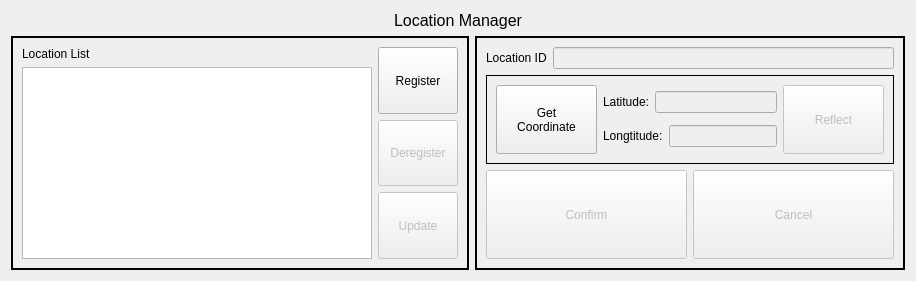
       <widget class="QWidget" name="locationManagerPage">
        <layout class="QVBoxLayout" name="verticalLayout_26">
         <item>
          <layout class="QVBoxLayout" name="verticalLayout_7">
           <item>
            <widget class="QLabel" name="locManLabel">
             <property name="font">
              <font>
               <pointsize>12</pointsize>
              </font>
             </property>
             <property name="text">
              <string>Location Manager</string>
             </property>
             <property name="alignment">
              <set>Qt::AlignCenter</set>
             </property>
            </widget>
           </item>
           <item>
            <layout class="QHBoxLayout" name="horizontalLayout_6">
             <item>
              <widget class="QFrame" name="frame">
               <property name="sizePolicy">
                <sizepolicy hsizetype="Expanding" vsizetype="Preferred">
                 <horstretch>0</horstretch>
                 <verstretch>0</verstretch>
                </sizepolicy>
               </property>
               <property name="frameShape">
                <enum>QFrame::WinPanel</enum>
               </property>
               <layout class="QHBoxLayout" name="horizontalLayout_48">
                <item>
                 <layout class="QHBoxLayout" name="horizontalLayout_47">
                  <item>
                   <layout class="QVBoxLayout" name="verticalLayout_8">
                    <item>
                     <layout class="QHBoxLayout" name="horizontalLayout_9">
                      <item>
                       <widget class="QLabel" name="locTableLabel">
                        <property name="text">
                         <string>Location List</string>
                        </property>
                       </widget>
                      </item>
                     </layout>
                    </item>
                    <item>
                     <widget class="QTableWidget" name="locTableWidget">
                      <property name="sizePolicy">
                       <sizepolicy hsizetype="Expanding" vsizetype="Expanding">
                        <horstretch>0</horstretch>
                        <verstretch>0</verstretch>
                       </sizepolicy>
                      </property>
                      <property name="minimumSize">
                       <size>
                        <width>350</width>
                        <height>0</height>
                       </size>
                      </property>
                     </widget>
                    </item>
                   </layout>
                  </item>
                  <item>
                   <layout class="QVBoxLayout" name="verticalLayout_6">
                    <item>
                     <widget class="QPushButton" name="locRegBtn">
                      <property name="enabled">
                       <bool>true</bool>
                      </property>
                      <property name="sizePolicy">
                       <sizepolicy hsizetype="Fixed" vsizetype="Expanding">
                        <horstretch>0</horstretch>
                        <verstretch>0</verstretch>
                       </sizepolicy>
                      </property>
                      <property name="acceptDrops">
                       <bool>false</bool>
                      </property>
                      <property name="text">
                       <string>Register</string>
                      </property>
                      <property name="checkable">
                       <bool>false</bool>
                      </property>
                     </widget>
                    </item>
                    <item>
                     <widget class="QPushButton" name="locDeregBtn">
                      <property name="enabled">
                       <bool>false</bool>
                      </property>
                      <property name="sizePolicy">
                       <sizepolicy hsizetype="Fixed" vsizetype="Expanding">
                        <horstretch>0</horstretch>
                        <verstretch>0</verstretch>
                       </sizepolicy>
                      </property>
                      <property name="text">
                       <string>Deregister</string>
                      </property>
                     </widget>
                    </item>
                    <item>
                     <widget class="QPushButton" name="locUpdateBtn">
                      <property name="enabled">
                       <bool>false</bool>
                      </property>
                      <property name="sizePolicy">
                       <sizepolicy hsizetype="Fixed" vsizetype="Expanding">
                        <horstretch>0</horstretch>
                        <verstretch>0</verstretch>
                       </sizepolicy>
                      </property>
                      <property name="text">
                       <string>Update</string>
                      </property>
                     </widget>
                    </item>
                   </layout>
                  </item>
                 </layout>
                </item>
               </layout>
              </widget>
             </item>
             <item>
              <widget class="QFrame" name="frame">
               <property name="minimumSize">
                <size>
                 <width>430</width>
                 <height>0</height>
                </size>
               </property>
               <property name="maximumSize">
                <size>
                 <width>430</width>
                 <height>16777215</height>
                </size>
               </property>
               <property name="frameShape">
                <enum>QFrame::WinPanel</enum>
               </property>
               <layout class="QVBoxLayout" name="verticalLayout_5">
                <item>
                 <layout class="QHBoxLayout" name="horizontalLayout_7">
                  <item>
                   <widget class="QLabel" name="locIdLabel">
                    <property name="sizePolicy">
                     <sizepolicy hsizetype="Fixed" vsizetype="Preferred">
                      <horstretch>0</horstretch>
                      <verstretch>0</verstretch>
                     </sizepolicy>
                    </property>
                    <property name="text">
                     <string>Location ID</string>
                    </property>
                   </widget>
                  </item>
                  <item>
                   <widget class="QLineEdit" name="locIdEdit">
                    <property name="enabled">
                     <bool>false</bool>
                    </property>
                    <property name="sizePolicy">
                     <sizepolicy hsizetype="Preferred" vsizetype="Fixed">
                      <horstretch>0</horstretch>
                      <verstretch>0</verstretch>
                     </sizepolicy>
                    </property>
                   </widget>
                  </item>
                 </layout>
                </item>
                <item>
                 <widget class="QFrame" name="frame_2">
                  <property name="frameShape">
                   <enum>QFrame::Panel</enum>
                  </property>
                  <layout class="QVBoxLayout" name="verticalLayout_35">
                   <item>
                    <layout class="QHBoxLayout" name="horizontalLayout_5">
                     <item>
                      <widget class="QPushButton" name="LLGetCoordBtn">
                       <property name="sizePolicy">
                        <sizepolicy hsizetype="Preferred" vsizetype="Expanding">
                         <horstretch>0</horstretch>
                         <verstretch>0</verstretch>
                        </sizepolicy>
                       </property>
                       <property name="text">
                        <string>Get
Coordinate</string>
                       </property>
                      </widget>
                     </item>
                     <item>
                      <layout class="QVBoxLayout" name="verticalLayout_34">
                       <item>
                        <layout class="QHBoxLayout" name="horizontalLayout_3">
                         <item>
                          <widget class="QLabel" name="locLatLabel">
                           <property name="sizePolicy">
                            <sizepolicy hsizetype="Fixed" vsizetype="Preferred">
                             <horstretch>0</horstretch>
                             <verstretch>0</verstretch>
                            </sizepolicy>
                           </property>
                           <property name="text">
                            <string>Latitude:</string>
                           </property>
                          </widget>
                         </item>
                         <item>
                          <widget class="QLineEdit" name="locLatEdit">
                           <property name="enabled">
                            <bool>false</bool>
                           </property>
                           <property name="sizePolicy">
                            <sizepolicy hsizetype="Preferred" vsizetype="Fixed">
                             <horstretch>0</horstretch>
                             <verstretch>0</verstretch>
                            </sizepolicy>
                           </property>
                          </widget>
                         </item>
                        </layout>
                       </item>
                       <item>
                        <layout class="QHBoxLayout" name="horizontalLayout_4">
                         <item>
                          <widget class="QLabel" name="locLongLabel">
                           <property name="sizePolicy">
                            <sizepolicy hsizetype="Fixed" vsizetype="Preferred">
                             <horstretch>0</horstretch>
                             <verstretch>0</verstretch>
                            </sizepolicy>
                           </property>
                           <property name="text">
                            <string>Longtitude:</string>
                           </property>
                          </widget>
                         </item>
                         <item>
                          <widget class="QLineEdit" name="locLongEdit">
                           <property name="enabled">
                            <bool>false</bool>
                           </property>
                           <property name="sizePolicy">
                            <sizepolicy hsizetype="Preferred" vsizetype="Fixed">
                             <horstretch>0</horstretch>
                             <verstretch>0</verstretch>
                            </sizepolicy>
                           </property>
                          </widget>
                         </item>
                        </layout>
                       </item>
                      </layout>
                     </item>
                     <item>
                      <widget class="QPushButton" name="LLReflectBtn">
                       <property name="enabled">
                        <bool>false</bool>
                       </property>
                       <property name="sizePolicy">
                        <sizepolicy hsizetype="Preferred" vsizetype="Expanding">
                         <horstretch>0</horstretch>
                         <verstretch>0</verstretch>
                        </sizepolicy>
                       </property>
                       <property name="text">
                        <string>Reflect</string>
                       </property>
                      </widget>
                     </item>
                    </layout>
                   </item>
                  </layout>
                 </widget>
                </item>
                <item>
                 <layout class="QHBoxLayout" name="horizontalLayout_8">
                  <item>
                   <widget class="QPushButton" name="locConfirmBtn">
                    <property name="enabled">
                     <bool>false</bool>
                    </property>
                    <property name="sizePolicy">
                     <sizepolicy hsizetype="Preferred" vsizetype="Expanding">
                      <horstretch>0</horstretch>
                      <verstretch>0</verstretch>
                     </sizepolicy>
                    </property>
                    <property name="text">
                     <string>Confirm</string>
                    </property>
                   </widget>
                  </item>
                  <item>
                   <widget class="QPushButton" name="locCancelBtn">
                    <property name="enabled">
                     <bool>false</bool>
                    </property>
                    <property name="sizePolicy">
                     <sizepolicy hsizetype="Preferred" vsizetype="Expanding">
                      <horstretch>0</horstretch>
                      <verstretch>0</verstretch>
                     </sizepolicy>
                    </property>
                    <property name="text">
                     <string>Cancel</string>
                    </property>
                   </widget>
                  </item>
                 </layout>
                </item>
               </layout>
              </widget>
             </item>
            </layout>
           </item>
          </layout>
         </item>
        </layout>
       </widget>
